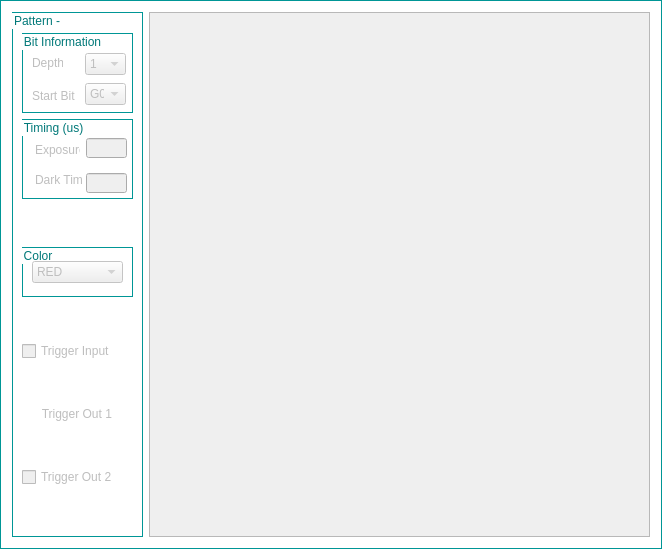
                            <widget class="QGroupBox" name="groupBox_PatternImage">
                             <property name="minimumSize">
                              <size>
                               <width>661</width>
                               <height>451</height>
                              </size>
                             </property>
                             <property name="styleSheet">
                              <string notr="true">QGroupBox{ border: 1px solid ;
background-color: transparent;
border-color: rgb(0,150,150);
color:rgb(0,120,120);
;}</string>
                             </property>
                             <property name="title">
                              <string/>
                             </property>
                             <layout class="QHBoxLayout" name="horizontalLayout_46">
                              <item>
                               <widget class="QGroupBox" name="ptnSetting_groupBox">
                                <property name="enabled">
                                 <bool>false</bool>
                                </property>
                                <property name="sizePolicy">
                                 <sizepolicy hsizetype="Fixed" vsizetype="Preferred">
                                  <horstretch>0</horstretch>
                                  <verstretch>0</verstretch>
                                 </sizepolicy>
                                </property>
                                <property name="minimumSize">
                                 <size>
                                  <width>131</width>
                                  <height>431</height>
                                 </size>
                                </property>
                                <property name="maximumSize">
                                 <size>
                                  <width>131</width>
                                  <height>16777215</height>
                                 </size>
                                </property>
                                <property name="styleSheet">
                                 <string notr="true">QGroupBox{ border: 1px solid ;
background-color: transparent;
border-color: rgb(0,150,150);
color:rgb(0,120,120);
;}</string>
                                </property>
                                <property name="title">
                                 <string>Pattern -</string>
                                </property>
                                <layout class="QVBoxLayout" name="verticalLayout_38">
                                 <property name="topMargin">
                                  <number>20</number>
                                 </property>
                                 <item>
                                  <widget class="QGroupBox" name="groupBox_BitInfo">
                                   <property name="sizePolicy">
                                    <sizepolicy hsizetype="Preferred" vsizetype="Fixed">
                                     <horstretch>0</horstretch>
                                     <verstretch>0</verstretch>
                                    </sizepolicy>
                                   </property>
                                   <property name="minimumSize">
                                    <size>
                                     <width>0</width>
                                     <height>80</height>
                                    </size>
                                   </property>
                                   <property name="title">
                                    <string>Bit Information</string>
                                   </property>
                                   <widget class="QComboBox" name="bitDepth_ComboBox">
                                    <property name="geometry">
                                     <rect>
                                      <x>63</x>
                                      <y>20</y>
                                      <width>41</width>
                                      <height>22</height>
                                     </rect>
                                    </property>
                                    <property name="currentText">
                                     <string>1</string>
                                    </property>
                                    <item>
                                     <property name="text">
                                      <string>1</string>
                                     </property>
                                    </item>
                                    <item>
                                     <property name="text">
                                      <string>2</string>
                                     </property>
                                    </item>
                                    <item>
                                     <property name="text">
                                      <string>3</string>
                                     </property>
                                    </item>
                                    <item>
                                     <property name="text">
                                      <string>4</string>
                                     </property>
                                    </item>
                                    <item>
                                     <property name="text">
                                      <string>5</string>
                                     </property>
                                    </item>
                                    <item>
                                     <property name="text">
                                      <string>6</string>
                                     </property>
                                    </item>
                                    <item>
                                     <property name="text">
                                      <string>7</string>
                                     </property>
                                    </item>
                                    <item>
                                     <property name="text">
                                      <string>8</string>
                                     </property>
                                    </item>
                                   </widget>
                                   <widget class="QLabel" name="label_Depth">
                                    <property name="geometry">
                                     <rect>
                                      <x>10</x>
                                      <y>22</y>
                                      <width>31</width>
                                      <height>16</height>
                                     </rect>
                                    </property>
                                    <property name="styleSheet">
                                     <string notr="true">QLabel{border:0px}</string>
                                    </property>
                                    <property name="text">
                                     <string>Depth</string>
                                    </property>
                                   </widget>
                                   <widget class="QLabel" name="startPos_label">
                                    <property name="geometry">
                                     <rect>
                                      <x>10</x>
                                      <y>52</y>
                                      <width>51</width>
                                      <height>21</height>
                                     </rect>
                                    </property>
                                    <property name="styleSheet">
                                     <string notr="true">QLabel{border:0px}</string>
                                    </property>
                                    <property name="text">
                                     <string>Start Bit</string>
                                    </property>
                                    <property name="wordWrap">
                                     <bool>true</bool>
                                    </property>
                                   </widget>
                                   <widget class="QComboBox" name="startPos_ComboBox">
                                    <property name="geometry">
                                     <rect>
                                      <x>63</x>
                                      <y>50</y>
                                      <width>41</width>
                                      <height>22</height>
                                     </rect>
                                    </property>
                                    <item>
                                     <property name="text">
                                      <string>G0</string>
                                     </property>
                                    </item>
                                    <item>
                                     <property name="text">
                                      <string>G1</string>
                                     </property>
                                    </item>
                                    <item>
                                     <property name="text">
                                      <string>G2</string>
                                     </property>
                                    </item>
                                    <item>
                                     <property name="text">
                                      <string>G3</string>
                                     </property>
                                    </item>
                                    <item>
                                     <property name="text">
                                      <string>G4</string>
                                     </property>
                                    </item>
                                    <item>
                                     <property name="text">
                                      <string>G5</string>
                                     </property>
                                    </item>
                                    <item>
                                     <property name="text">
                                      <string>G6</string>
                                     </property>
                                    </item>
                                    <item>
                                     <property name="text">
                                      <string>G7</string>
                                     </property>
                                    </item>
                                    <item>
                                     <property name="text">
                                      <string>R0</string>
                                     </property>
                                    </item>
                                    <item>
                                     <property name="text">
                                      <string>R1</string>
                                     </property>
                                    </item>
                                    <item>
                                     <property name="text">
                                      <string>R2</string>
                                     </property>
                                    </item>
                                    <item>
                                     <property name="text">
                                      <string>R3</string>
                                     </property>
                                    </item>
                                    <item>
                                     <property name="text">
                                      <string>R4</string>
                                     </property>
                                    </item>
                                    <item>
                                     <property name="text">
                                      <string>R5</string>
                                     </property>
                                    </item>
                                    <item>
                                     <property name="text">
                                      <string>R6</string>
                                     </property>
                                    </item>
                                    <item>
                                     <property name="text">
                                      <string>R7</string>
                                     </property>
                                    </item>
                                    <item>
                                     <property name="text">
                                      <string>B0</string>
                                     </property>
                                    </item>
                                    <item>
                                     <property name="text">
                                      <string>B1</string>
                                     </property>
                                    </item>
                                    <item>
                                     <property name="text">
                                      <string>B2</string>
                                     </property>
                                    </item>
                                    <item>
                                     <property name="text">
                                      <string>B3</string>
                                     </property>
                                    </item>
                                    <item>
                                     <property name="text">
                                      <string>B4</string>
                                     </property>
                                    </item>
                                    <item>
                                     <property name="text">
                                      <string>B5</string>
                                     </property>
                                    </item>
                                    <item>
                                     <property name="text">
                                      <string>B6</string>
                                     </property>
                                    </item>
                                    <item>
                                     <property name="text">
                                      <string>B7</string>
                                     </property>
                                    </item>
                                   </widget>
                                  </widget>
                                 </item>
                                 <item>
                                  <widget class="QGroupBox" name="groupBox_Timing">
                                   <property name="sizePolicy">
                                    <sizepolicy hsizetype="Preferred" vsizetype="Fixed">
                                     <horstretch>0</horstretch>
                                     <verstretch>0</verstretch>
                                    </sizepolicy>
                                   </property>
                                   <property name="minimumSize">
                                    <size>
                                     <width>0</width>
                                     <height>80</height>
                                    </size>
                                   </property>
                                   <property name="title">
                                    <string>Timing (us)</string>
                                   </property>
                                   <widget class="QLineEdit" name="exposure_lineEdit">
                                    <property name="geometry">
                                     <rect>
                                      <x>64</x>
                                      <y>19</y>
                                      <width>41</width>
                                      <height>20</height>
                                     </rect>
                                    </property>
                                    <property name="text">
                                     <string/>
                                    </property>
                                   </widget>
                                   <widget class="QLabel" name="label_Exposure">
                                    <property name="geometry">
                                     <rect>
                                      <x>13</x>
                                      <y>20</y>
                                      <width>45</width>
                                      <height>21</height>
                                     </rect>
                                    </property>
                                    <property name="styleSheet">
                                     <string notr="true">QLabel{border:0px}</string>
                                    </property>
                                    <property name="text">
                                     <string>Exposure</string>
                                    </property>
                                    <property name="wordWrap">
                                     <bool>true</bool>
                                    </property>
                                   </widget>
                                   <widget class="QLabel" name="label_DarkTime">
                                    <property name="geometry">
                                     <rect>
                                      <x>13</x>
                                      <y>50</y>
                                      <width>47</width>
                                      <height>21</height>
                                     </rect>
                                    </property>
                                    <property name="styleSheet">
                                     <string notr="true">QLabel{border:0px}</string>
                                    </property>
                                    <property name="text">
                                     <string>Dark Time</string>
                                    </property>
                                   </widget>
                                   <widget class="QLineEdit" name="darkPeriod_lineEdit">
                                    <property name="geometry">
                                     <rect>
                                      <x>64</x>
                                      <y>54</y>
                                      <width>41</width>
                                      <height>20</height>
                                     </rect>
                                    </property>
                                   </widget>
                                  </widget>
                                 </item>
                                 <item>
                                  <spacer name="verticalSpacer_32">
                                   <property name="orientation">
                                    <enum>Qt::Vertical</enum>
                                   </property>
                                   <property name="sizeHint" stdset="0">
                                    <size>
                                     <width>20</width>
                                     <height>40</height>
                                    </size>
                                   </property>
                                  </spacer>
                                 </item>
                                 <item>
                                  <widget class="QGroupBox" name="groupBox_Color">
                                   <property name="sizePolicy">
                                    <sizepolicy hsizetype="Preferred" vsizetype="Fixed">
                                     <horstretch>0</horstretch>
                                     <verstretch>0</verstretch>
                                    </sizepolicy>
                                   </property>
                                   <property name="minimumSize">
                                    <size>
                                     <width>100</width>
                                     <height>50</height>
                                    </size>
                                   </property>
                                   <property name="maximumSize">
                                    <size>
                                     <width>16777215</width>
                                     <height>45</height>
                                    </size>
                                   </property>
                                   <property name="title">
                                    <string>Color</string>
                                   </property>
                                   <layout class="QVBoxLayout" name="verticalLayout_4">
                                    <item>
                                     <widget class="QComboBox" name="color_ComboBox">
                                      <item>
                                       <property name="text">
                                        <string>RED</string>
                                       </property>
                                      </item>
                                      <item>
                                       <property name="text">
                                        <string>GREEN</string>
                                       </property>
                                      </item>
                                      <item>
                                       <property name="text">
                                        <string>YELLOW</string>
                                       </property>
                                      </item>
                                      <item>
                                       <property name="text">
                                        <string>BLUE</string>
                                       </property>
                                      </item>
                                      <item>
                                       <property name="text">
                                        <string>MAGENTA</string>
                                       </property>
                                      </item>
                                      <item>
                                       <property name="text">
                                        <string>CYAN</string>
                                       </property>
                                      </item>
                                      <item>
                                       <property name="text">
                                        <string>WHITE</string>
                                       </property>
                                      </item>
                                     </widget>
                                    </item>
                                   </layout>
                                  </widget>
                                 </item>
                                 <item>
                                  <spacer name="verticalSpacer_33">
                                   <property name="orientation">
                                    <enum>Qt::Vertical</enum>
                                   </property>
                                   <property name="sizeHint" stdset="0">
                                    <size>
                                     <width>20</width>
                                     <height>40</height>
                                    </size>
                                   </property>
                                  </spacer>
                                 </item>
                                 <item>
                                  <widget class="QCheckBox" name="triggerIn_checkBox">
                                   <property name="text">
                                    <string>Trigger Input</string>
                                   </property>
                                  </widget>
                                 </item>
                                 <item>
                                  <spacer name="verticalSpacer_34">
                                   <property name="orientation">
                                    <enum>Qt::Vertical</enum>
                                   </property>
                                   <property name="sizeHint" stdset="0">
                                    <size>
                                     <width>20</width>
                                     <height>40</height>
                                    </size>
                                   </property>
                                  </spacer>
                                 </item>
                                 <item>
                                  <widget class="QLabel" name="label_TrigOut1">
                                   <property name="styleSheet">
                                    <string notr="true">QLabel{border:0px}</string>
                                   </property>
                                   <property name="lineWidth">
                                    <number>1</number>
                                   </property>
                                   <property name="text">
                                    <string>      Trigger Out 1</string>
                                   </property>
                                  </widget>
                                 </item>
                                 <item>
                                  <spacer name="verticalSpacer_35">
                                   <property name="orientation">
                                    <enum>Qt::Vertical</enum>
                                   </property>
                                   <property name="sizeHint" stdset="0">
                                    <size>
                                     <width>20</width>
                                     <height>40</height>
                                    </size>
                                   </property>
                                  </spacer>
                                 </item>
                                 <item>
                                  <widget class="QCheckBox" name="triggerOut2_checkBox">
                                   <property name="text">
                                    <string>Trigger Out 2</string>
                                   </property>
                                  </widget>
                                 </item>
                                 <item>
                                  <spacer name="verticalSpacer_36">
                                   <property name="orientation">
                                    <enum>Qt::Vertical</enum>
                                   </property>
                                   <property name="sizeHint" stdset="0">
                                    <size>
                                     <width>20</width>
                                     <height>40</height>
                                    </size>
                                   </property>
                                  </spacer>
                                 </item>
                                </layout>
                               </widget>
                              </item>
                              <item>
                               <widget class="QScrollArea" name="waveFormArea">
                                <property name="minimumSize">
                                 <size>
                                  <width>501</width>
                                  <height>431</height>
                                 </size>
                                </property>
                                <property name="styleSheet">
                                 <string notr="true">QGroupBox{ border: 1px solid ;
background-color: transparent;
border-color: rgb(0,150,150);
color:rgb(0,120,120);
;}</string>
                                </property>
                                <property name="verticalScrollBarPolicy">
                                 <enum>Qt::ScrollBarAlwaysOff</enum>
                                </property>
                                <property name="widgetResizable">
                                 <bool>true</bool>
                                </property>
                                <widget class="QWidget" name="scrollAreaWidgetContents_4">
                                 <property name="geometry">
                                  <rect>
                                   <x>0</x>
                                   <y>0</y>
                                   <width>659</width>
                                   <height>484</height>
                                  </rect>
                                 </property>
                                </widget>
                               </widget>
                              </item>
                             </layout>
                            </widget>
